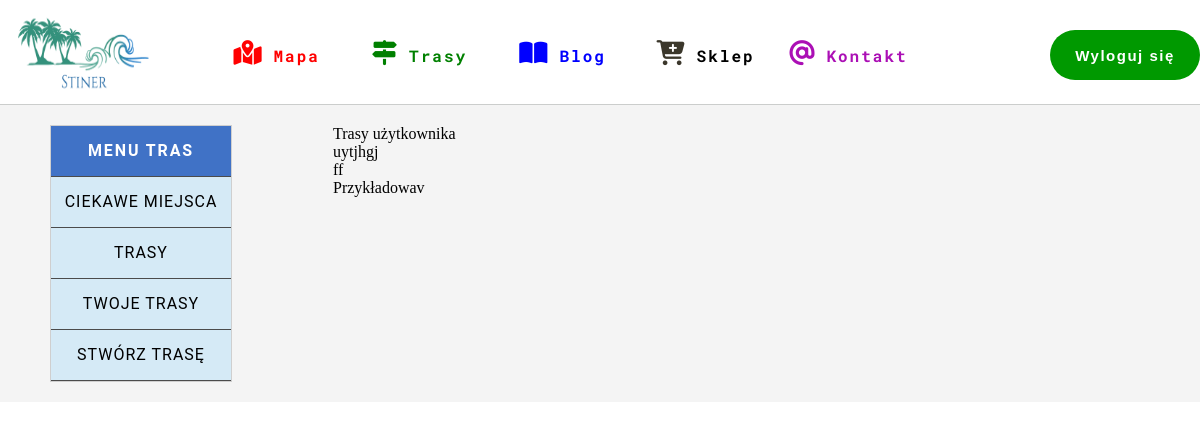
The page /yours_trails/ (signed in) on the database as committed earlier.
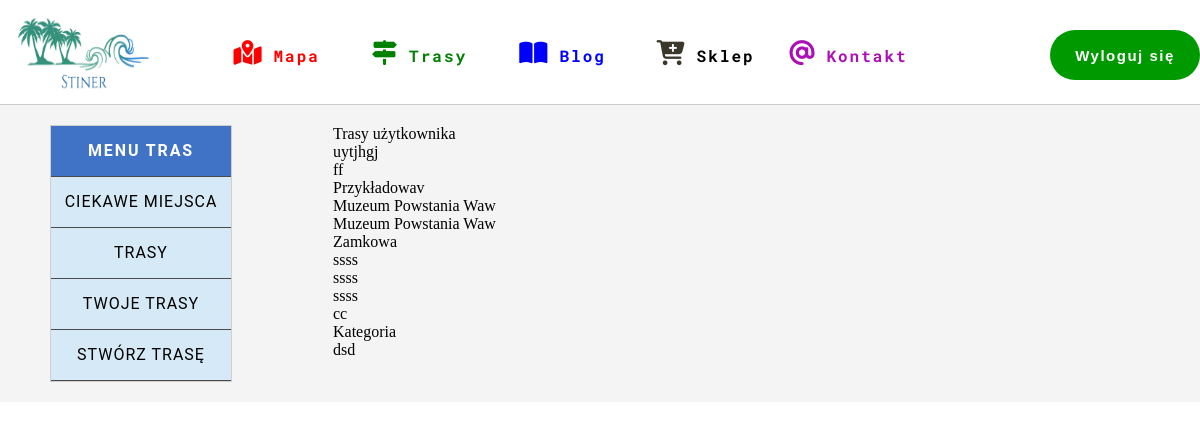
The same page on the database as committed later.
### user_trails/models.py (models this page shows, shortened)
class UserTrail(models.Model):
    user = models.ForeignKey(User, on_delete=models.CASCADE)
    name = models.CharField(max_length=30)
    descriptions = models.TextField()

### user_trails/views.py (the view)
# urls.py: path('yours_trails/', UserTrailsListView.as_view(), name='yours_trails'),
class UserTrailsListView(ListView):
    template_name = 'trails/user_trails/user_trails.html'
    model = UserTrail
    def get_context_data(self, **kwargs):
        context = super().get_context_data(**kwargs)
        context['user_trails'] = UserTrail.objects.filter(user=self.request.user)
        return context

### user_trails/templates/trails/user_trails/user_trails.html
{% extends 'base_trail.html' %}
{% block content %}
    Trasy użytkownika
    <div class="trails">
        {% for item in user_trails %}
            <div class="trail">
                {{item.name}}
            </div>
        {% endfor %}
    </div>
{% endblock %}

### trails/templates/base_trail.html (shortened to what this page needs)
{% load static %}
<!DOCTYPE html>
<html lang="en">
<head>
    <link rel="stylesheet" href="{% static 'css/style.css' %}">
    <link rel="stylesheet" href="{% static 'css/style_trail.css' %}">
</head>
<body>
<div id="top">
    <div class="logo"><img src="{% static 'img/logo.png' %}" alt="logo"></div>
    <div class="menu">
        <ul>
            <li class="red"><a href="/"><i class="fas fa-map-marked-alt"></i>Mapa</a></li>
            <li class="green"><a href="{% url "trails:basic_trails" %}"><i class="fas fa-map-signs"></i>Trasy</a></li>
            <li class="blue"><a href="{% url "blog:list_posts" %}"><i class="fas fa-book-open"></i>Blog</a></li>
            <li><a href="{%url "list_products"%}"><i class="fas fa-cart-plus"></i>Sklep</a></li>
            <li class="gold"><a href="{% url 'contact:contact_detail' %}"><i class="fas fa-at"></i>Kontakt</a></li>
        </ul>
    </div>
    <div class="login">
        {% if user.is_authenticated %}
        <button><a href="{% url 'logout' %}">Wyloguj się</a></button>
        {% else %}
        <button><a href="{% url 'login' %}">Zaloguj się</a></button>
        {% endif %}
    </div>
</div>
<div class="trail">
    <div class="menu_trail">
        <ul>
            <li>Menu tras</li>
            <li><a href="{% url 'trails:points' %}">Ciekawe miejsca</a></li>
            <li><a href="{% url 'trails:all_trails' %}">Trasy</a></li>
            <li><a href="{% url 'yours_trails' %}">Twoje trasy</a></li>
            <li><a href="{% url 'user_trails:user_trail_add' %}">Stwórz trasę</a></li>
            </ul>
    </div>
    <div class="content_trail">
        {% block content %}
        {% endblock %}
        </div>
    </div>
</body>
</html>

### map/static/css/style.css (style rules this page uses)
html, body { width: 100%;height: 100%;margin: 0;padding: 0; }
#top { border-bottom:1px solid #cbcdcc; height: 13vh; display:flex; }
#top div.logo { margin:10px; height:11vh; width: 150px; }
#top div.logo img { width:100%; height:100%; }
div#top div.menu { width:65%; height:10vh; font-family: 'Roboto Mono', monospace; }
div#top div.menu ul { display:flex; justify-content:space-between; list-style:none; height:11vh; }
div#top div.menu ul li { width: 25%; line-height:10vh; }
div#top div.menu ul li a { display:block; text-align: center; color: black; font-weight:bold; font-size:16px; letter-spacing:2px; text-decoration:none; }
div#top div.menu ul li.red a { color:red; }
div#top div.menu ul li.blue a { color:blue; }
div#top div.menu ul li.green a { color:green }
div#top div.menu ul li.gold a { color: #ab0fb5; }
div#top div.menu ul li a i { font-size:25px; margin-right:10px; color: #3b372b; }
div#top div.menu ul li.red a i { color:red; }
div#top div.menu ul li.green a i { color:green; }
div#top div.menu ul li.blue a i { color:blue; }
div#top div.menu ul li.gold a i { color: #ab0fb5; }
div.login { margin-left:130px; }
div.login button { margin-top:30px; width:150px; height:50px; border-radius:25px; border-style: none; background-color:#009900; }
div.login button a { color:white; font-weight:bold; letter-spacing:1.5px; text-decoration:none; font-size:15px; }

### map/static/css/style_trail.css (style rules this page uses)
div.trail { display: flex; background-color: #f4f4f4; }
div.trail div.menu_trail { width:15vw; margin: 20px 50px; border:1px solid #cfcfcf; max-height:255px; }
div.trail div.menu_trail ul { list-style: none; height:100%; padding: 0; margin:0; }
div.trail div.menu_trail ul li { height:50px; line-height: 50px; border-bottom: 1px solid rgb(75, 75, 75); text-align: center; }
div.trail div.menu_trail ul li:nth-of-type(1) { background-color: rgba(2, 70, 183, 0.74); color: #ffffff; text-transform: uppercase; font-weight: bold; font-family: "Roboto", "DejaVu Sans", "Bitstream Vera Sans", Verdana, Arial, sans-serif; letter-spacing: 1.9px; }
div.trail div.menu_trail ul li a { text-decoration: none; text-transform: uppercase; font-family: "Roboto", "DejaVu Sans", "Bitstream Vera Sans", Verdana, Arial, sans-serif; display: block; color: #000000; background-color: rgba(0, 162, 255, 0.13); letter-spacing: 1px; }
div.trail div.content_trail { margin:20px auto; width:68vw; }

Rows that differ between the two databases and show on the page:
added UserTrail: name "Muzeum Powstania Waw"
added UserTrail: name "Muzeum Powstania Waw"
added UserTrail: name "Zamkowa"
added UserTrail: name "ssss"
added UserTrail: name "ssss"
added UserTrail: name "ssss"
added UserTrail: name "cc"
added UserTrail: name "Kategoria"
added UserTrail: name "dsd"
